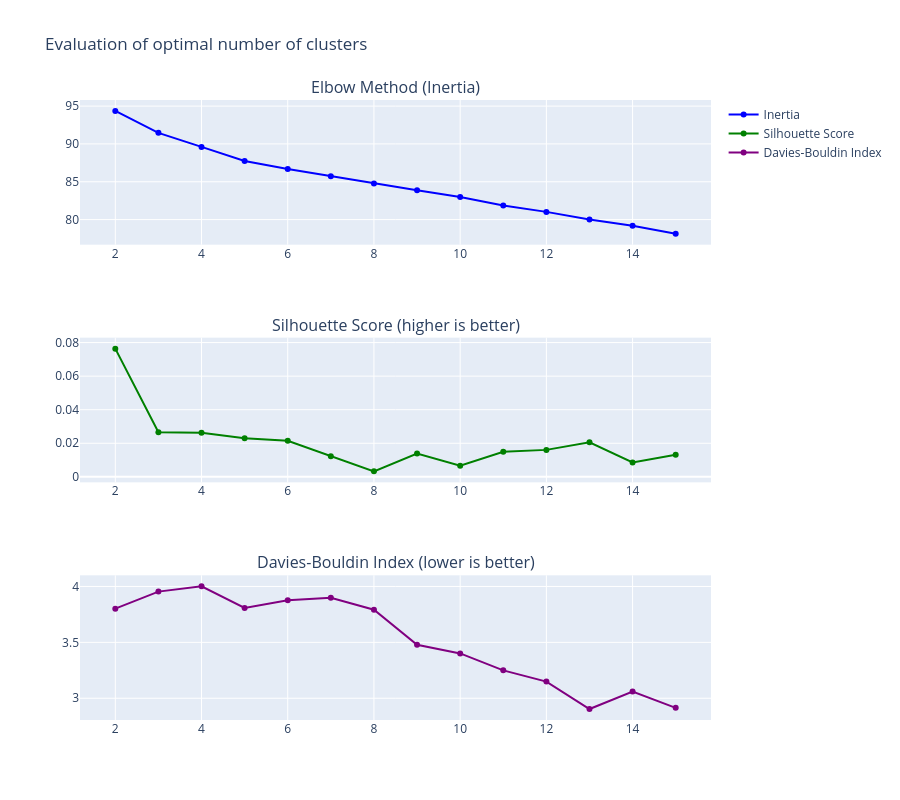

Notebook code for this chart:
### Markdown cell above
## Krok 3: Analiza i wybór optymalnej liczby klastrów

### Code cell
import plotly.express as px
import plotly.graph_objects as go
from plotly.subplots import make_subplots
from sklearn.cluster import KMeans, DBSCAN, AgglomerativeClustering
from sklearn.mixture import GaussianMixture
from sklearn.metrics import silhouette_score, davies_bouldin_score, adjusted_rand_score
from sklearn.neighbors import NearestNeighbors
from typing import Any
from numpy.typing import NDArray
import numpy as np

print("\n--- Starting Step 3 and 4 ---")

# Fallback data loading from Step 1 (if running in a separate cell/script)
embeddings = np.load("data/processed/embeddings.npy")
image_labels = np.load("data/processed/labels.npy", allow_pickle=True)

## Step 3: Analysis and selection of the optimal number of clusters
print("Searching for the optimal number of clusters...")

def find_optimal_clusters(embeddings: NDArray, max_clusters: int = 10, random_state=42):
    max_clusters = min(max_clusters, len(embeddings) - 1)
    range_n_clusters = list(range(2, max_clusters + 1))
    
    inertia_values = []
    silhouette_values = []
    davies_bouldin_values = []

    for n_clusters in range_n_clusters:
        kmeans = KMeans(n_clusters=n_clusters, random_state=random_state, n_init=10)
        cluster_labels = kmeans.fit_predict(embeddings)

        inertia_values.append(kmeans.inertia_)
        if len(np.unique(cluster_labels)) > 1:
            silhouette_values.append(silhouette_score(embeddings, cluster_labels))
        else:
            silhouette_values.append(0)
        davies_bouldin_values.append(davies_bouldin_score(embeddings, cluster_labels))

    optimal_k = {}
    inertia_diffs = np.diff(inertia_values)
    inertia_diffs2 = np.diff(inertia_diffs)
    optimal_k['elbow'] = range_n_clusters[np.argmin(inertia_diffs2) + 1]
    optimal_k['silhouette'] = range_n_clusters[np.argmax(silhouette_values)]
    optimal_k['davies_bouldin'] = range_n_clusters[np.argmin(davies_bouldin_values)]

    fig = make_subplots(
        rows=3, cols=1,
        subplot_titles=(
            "Elbow Method (Inertia)",
            "Silhouette Score (higher is better)",
            "Davies-Bouldin Index (lower is better)"
        ),
        vertical_spacing=0.15
    )

    # 1. Elbow
    fig.add_trace(go.Scatter(x=range_n_clusters, y=inertia_values, mode='lines+markers', name='Inertia', line=dict(color='blue')), row=1, col=1)
    # 2. Silhouette
    fig.add_trace(go.Scatter(x=range_n_clusters, y=silhouette_values, mode='lines+markers', name='Silhouette Score', line=dict(color='green')), row=2, col=1)
    # 3. Davies-Bouldin
    fig.add_trace(go.Scatter(x=range_n_clusters, y=davies_bouldin_values, mode='lines+markers', name='Davies-Bouldin Index', line=dict(color='purple')), row=3, col=1)

    fig.update_layout(title='Evaluation of optimal number of clusters', height=800, width=900)
    return fig, optimal_k

# Display the analysis plot for elbow method etc. (you can use max_clusters=15)
fig_optimal, optimal_k = find_optimal_clusters(embeddings, max_clusters=15)
fig_optimal.show()
print(f"Suggested optimal number of clusters: {optimal_k}")

# We know the true number of moods (5: sad, happy, angry, neutral, club), 
# so for evaluation we will force the split into 5 clusters (or the optimal number chosen by you).
TRUE_K = len(np.unique(image_labels))
print(f"\nUnique classes (moods) in the dataset: {TRUE_K}")

### Figure 1 — Plotly figure (JSON) as saved in the notebook; plotly's stock layout.template omitted (floating-point values rounded to 4 significant figures)
{"data": [{"line": {"color": "blue"}, "mode": "lines+markers", "name": "Inertia", "type": "scatter", "x": [2, 3, 4, 5, 6, 7, 8, 9, 10, 11, 12, 13, 14, 15], "xaxis": "x", "y": [94.36, 91.47, 89.61, 87.76, 86.68, 85.72, 84.76, 83.88, 82.97, 81.86, 81.02, 80.01, 79.17, 78.13], "yaxis": "y"}, {"line": {"color": "green"}, "mode": "lines+markers", "name": "Silhouette Score", "type": "scatter", "x": [2, 3, 4, 5, 6, 7, 8, 9, 10, 11, 12, 13, 14, 15], "xaxis": "x2", "y": [0.07638, 0.02659, 0.02634, 0.02298, 0.02149, 0.01226, 0.003276, 0.01392, 0.006651, 0.0149, 0.01607, 0.0206, 0.008538, 0.01315], "yaxis": "y2"}, {"line": {"color": "purple"}, "mode": "lines+markers", "name": "Davies-Bouldin Index", "type": "scatter", "x": [2, 3, 4, 5, 6, 7, 8, 9, 10, 11, 12, 13, 14, 15], "xaxis": "x3", "y": [3.801, 3.954, 4.001, 3.808, 3.876, 3.899, 3.792, 3.478, 3.401, 3.25, 3.149, 2.904, 3.059, 2.914], "yaxis": "y3"}], "layout": {"annotations": [{"font": {"size": 16}, "showarrow": false, "text": "Elbow Method (Inertia)", "x": 0.5, "xanchor": "center", "xref": "paper", "y": 1.0, "yanchor": "bottom", "yref": "paper"}, {"font": {"size": 16}, "showarrow": false, "text": "Silhouette Score (higher is better)", "x": 0.5, "xanchor": "center", "xref": "paper", "y": 0.6167, "yanchor": "bottom", "yref": "paper"}, {"font": {"size": 16}, "showarrow": false, "text": "Davies-Bouldin Index (lower is better)", "x": 0.5, "xanchor": "center", "xref": "paper", "y": 0.2333, "yanchor": "bottom", "yref": "paper"}], "height": 800, "title": {"text": "Evaluation of optimal number of clusters"}, "width": 900, "xaxis": {"anchor": "y", "domain": [0, 1]}, "xaxis2": {"anchor": "y2", "domain": [0, 1]}, "xaxis3": {"anchor": "y3", "domain": [0, 1]}, "yaxis": {"anchor": "x", "domain": [0.7667, 1.0]}, "yaxis2": {"anchor": "x2", "domain": [0.3833, 0.6167]}, "yaxis3": {"anchor": "x3", "domain": [0, 0.2333]}}}
